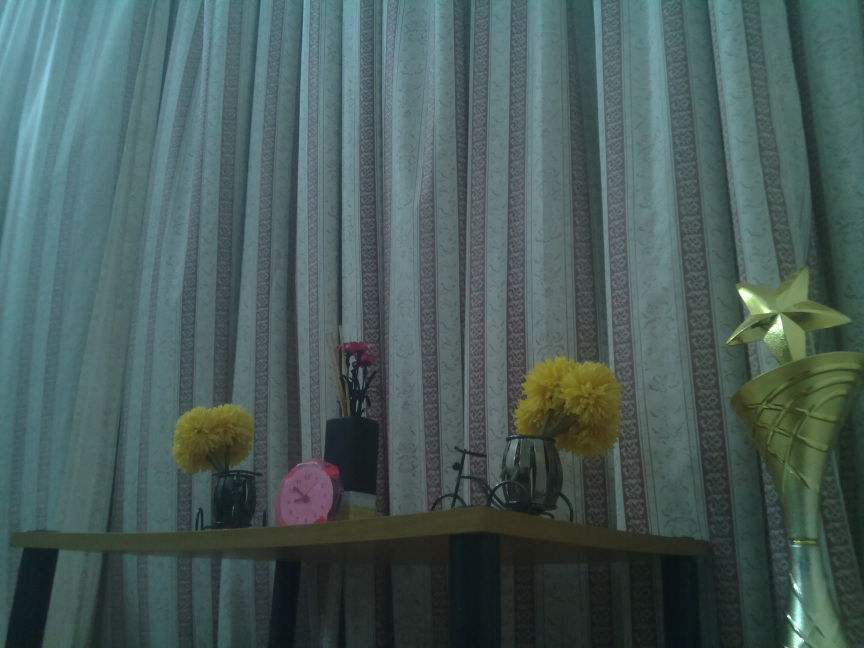
#> input picture opencv/test.jpg, 2592 x 1944 px (shown at 1/3 size)
$ python test_img.py
#> lines starting #> are read from the running program, lines starting #| are printed output that depends on the picture
import numpy as np

import cv2

IMAGE_NAME='test.jpg'

#load image as grayscale
img = cv2.imread(IMAGE_NAME, 0)
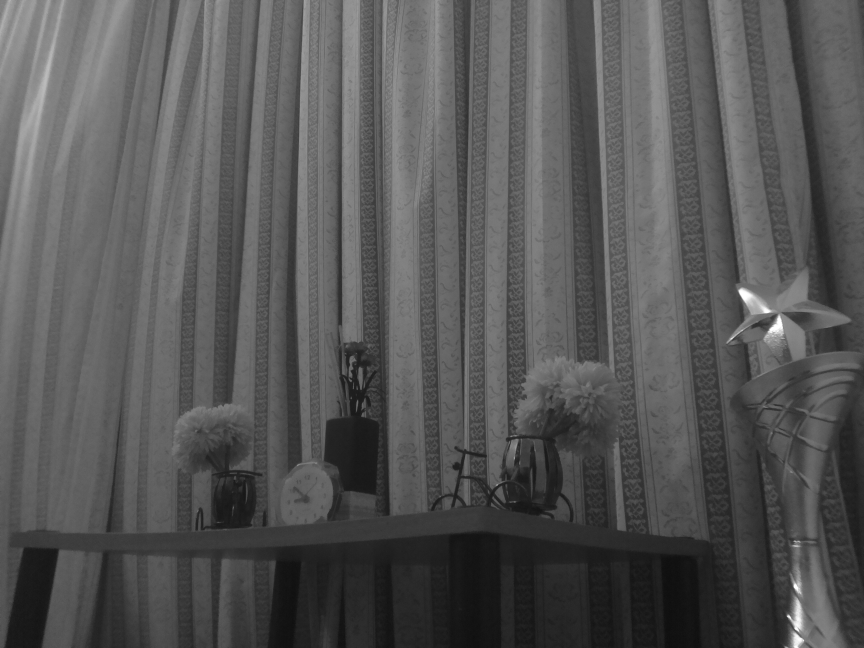
#> img: shape (1944, 2592) (shown at 1/3 size); min 12, max 255, mean 86.3

img = cv2.resize(img,(400, 400))
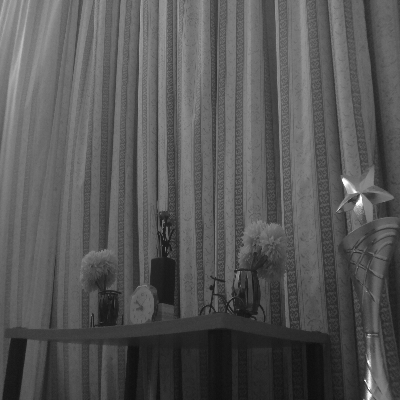
#> img: shape (400, 400); min 14, max 255, mean 86.2
cv2.imshow('Image', img)
cv2.waitKey(0)
cv2.destroyAllWindows()
